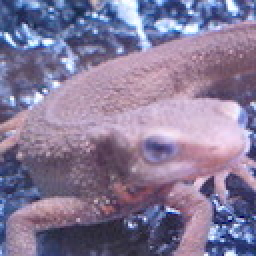
//> input picture assets/imori.jpg, 128 x 128 px (shown 2 times larger)
$ ./automatic_color_equalization_test   (built with g++ and OpenCV 4)
//> lines starting //> are read from the running program, lines starting //| are printed output that depends on the picture
### cpp/advanced/image_enhancement/automatic_color_equalization.hpp
#ifndef AUTOMATIC_COLOR_EQUALIZATION_HPP
#define AUTOMATIC_COLOR_EQUALIZATION_HPP

#include <opencv2/opencv.hpp>

namespace ip101 {
namespace advanced {

/**
 * @brief 自动色彩均衡(ACE)算法实现
 * @param src 输入图像
 * @param dst 输出图像
 * @param alpha 对比度增强参数
 * @param beta 平滑参数
 */
void automatic_color_equalization(const cv::Mat& src, cv::Mat& dst,
                                double alpha = 1.0, double beta = 1.0);

} // namespace advanced
} // namespace ip101

#endif // AUTOMATIC_COLOR_EQUALIZATION_HPP

### cpp/advanced/image_enhancement/automatic_color_equalization.cpp
#include <advanced/enhancement/automatic_color_equalization.hpp>
#include <cmath>
#include <omp.h>

namespace ip101 {
namespace advanced {

void automatic_color_equalization(const cv::Mat& src, cv::Mat& dst,
                                double alpha, double beta) {
    CV_Assert(!src.empty() && src.channels() == 3);

    // 转换到LAB颜色空间
    cv::Mat lab;
    cv::cvtColor(src, lab, cv::COLOR_BGR2Lab);

    // 分离通道
    std::vector<cv::Mat> channels;
    cv::split(lab, channels);

    // 对L通道进行自适应对比度增强
    cv::Mat L = channels[0];
    cv::Scalar mean_L, stddev_L;
    cv::meanStdDev(L, mean_L, stddev_L);

    // 计算自适应增益
    double gain = alpha * (255.0 / (stddev_L[0] + beta));

    // 使用OpenMP加速处理
    #pragma omp parallel for
    for(int i = 0; i < L.rows; i++) {
        for(int j = 0; j < L.cols; j++) {
            uchar& pixel = L.at<uchar>(i, j);
            pixel = cv::saturate_cast<uchar>(
                mean_L[0] + gain * (pixel - mean_L[0]));
        }
    }

    // 合并通道
    channels[0] = L;
    cv::merge(channels, lab);

    // 转换回BGR颜色空间
    cv::cvtColor(lab, dst, cv::COLOR_Lab2BGR);

    // 确保结果在有效范围内
    #pragma omp parallel for
    for(int i = 0; i < dst.rows; i++) {
        for(int j = 0; j < dst.cols; j++) {
            cv::Vec3b& pixel = dst.at<cv::Vec3b>(i, j);
            pixel[0] = cv::saturate_cast<uchar>(pixel[0]);
            pixel[1] = cv::saturate_cast<uchar>(pixel[1]);
            pixel[2] = cv::saturate_cast<uchar>(pixel[2]);
        }
    }
}

} // namespace advanced
} // namespace ip101

### examples/advanced/automatic_color_equalization_test.cpp
#include <opencv2/opencv.hpp>
#include <iostream>
#include <iomanip>
#include <vector>
#include <string>
#include <filesystem>
#include <chrono>

// IP101 头文件
#include "advanced/enhancement/automatic_color_equalization.hpp"

using namespace cv;
using namespace std;

int main(int argc, char* argv[]) {
    cout << "=== Automatic Color Equalization Algorithm Test ===" << endl;

    string image_path = (argc > 1) ? argv[1] : "assets/imori.jpg";
    Mat src = imread(image_path);
//> src is the input picture: 128 rows x 128 cols, CV_8UC3; mean B, G, R 152.8, 121.8, 134.1
    if (src.empty()) {
        cerr << "Error: Cannot load image " << image_path << endl;
        return -1;
    }

    cout << "Input image size: " << src.size() << endl;
//| Input image size: [128 x 128]
    cout << "Input image type: " << src.type() << endl;
//| Input image type: 16

    // 创建输出目录
    filesystem::create_directories("output/automatic_color_equalization");

    // ==================== 基础功能测试 ====================
    cout << "\n--- Basic Functionality Test ---" << endl;

    Mat dst_ace;

    // 测试不同参数组合
    vector<pair<double, double>> param_combinations = {
        {0.5, 0.5},   // 低饱和度，低对比度
        {0.7, 0.7},   // 中等饱和度，中等对比度
        {0.85, 0.85}, // 高饱和度，高对比度
        {1.0, 1.0}    // 极高饱和度，极高对比度
    };

    for (size_t i = 0; i < param_combinations.size(); ++i) {
        double alpha = param_combinations[i].first;
        double beta = param_combinations[i].second;

        cout << "Test parameters - alpha: " << alpha << ", beta: " << beta << endl;

        Mat result;
        ip101::advanced::automatic_color_equalization(src, result, alpha, beta);

        string filename = "output/automatic_color_equalization/result_a" +
                         to_string(int(alpha * 100)) + "_b" + to_string(int(beta * 100)) + ".jpg";
        imwrite(filename, result);

        if (i == 2) { // 保存默认参数的结果
            dst_ace = result.clone();
        }
    }
//> this loop made 4 passes
//> gain in automatic_color_equalization on passes 1 to 4: 2.67, 3.72, 4.5, 5.28
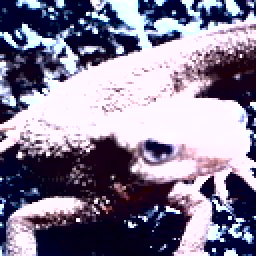
//> dst_ace: 128 rows x 128 cols, CV_8UC3 (shown 2 times larger); mean B, G, R 147.4, 124.5, 132.4

    // ==================== 性能测试 ====================
    cout << "\n--- Performance Test ---" << endl;

    // 测试IP101实现性能
    Mat test_result;
    int iterations = 10;

    auto start_time = chrono::high_resolution_clock::now();
    for (int i = 0; i < iterations; ++i) {
        ip101::advanced::automatic_color_equalization(src, test_result, 0.85, 0.85);
    }
    auto end_time = chrono::high_resolution_clock::now();

    auto duration = chrono::duration_cast<chrono::microseconds>(end_time - start_time);
    double avg_time = duration.count() / (double)iterations;

    cout << "IP101 implementation average processing time: " << fixed << setprecision(2)
         << avg_time / 1000.0 << " ms" << endl;
    cout << "Processing speed: " << fixed << setprecision(2)
         << 1000.0 / avg_time << " FPS" << endl;

    // ==================== 参数效果测试 ====================
    cout << "\n--- Parameter Effect Test ---" << endl;

    // 测试alpha参数的影响
    cout << "Testing alpha parameter effect (beta=0.85):" << endl;
    for (double alpha = 0.1; alpha <= 1.0; alpha += 0.2) {
        Mat alpha_result;
        ip101::advanced::automatic_color_equalization(src, alpha_result, alpha, 0.85);

        string filename = "output/automatic_color_equalization/alpha_" +
                         to_string(int(alpha * 100)) + ".jpg";
        imwrite(filename, alpha_result);

        cout << "  alpha=" << alpha << " - saved" << endl;
    }
//> this loop made 5 passes
//> gain in automatic_color_equalization on passes 1 to 5: 0.53, 1.59, 2.65, 3.71, 4.77
//> pass 1, in automatic_color_equalization (call 15), `cv::cvtColor(lab, dst, cv::COLOR_Lab2BGR);`:
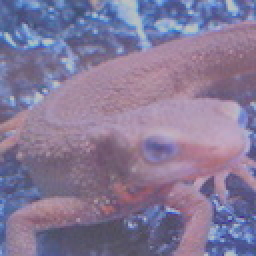
//> dst: 128 rows x 128 cols, CV_8UC3 (shown 2 times larger); mean B, G, R 152, 120.8, 133.3

    // Test the effect of beta parameter
    cout << "Testing beta parameter effect (alpha=0.85):" << endl;
    for (double beta = 0.1; beta <= 1.0; beta += 0.2) {
        Mat beta_result;
        ip101::advanced::automatic_color_equalization(src, beta_result, 0.85, beta);

        string filename = "output/automatic_color_equalization/beta_" +
                         to_string(int(beta * 100)) + ".jpg";
        imwrite(filename, beta_result);

        cout << "  beta=" << beta << " - saved" << endl;
    }
//> this loop made 5 passes
//> gain in automatic_color_equalization on passes 1 to 5: 4.58, 4.56, 4.54, 4.52, 4.5

    // ==================== Special Scenario Test ====================
    cout << "\n--- Special Scenario Test ---" << endl;

    // Create color cast image
    Mat color_cast = src.clone();
    color_cast.convertTo(color_cast, -1, 1.0, 30);
    imwrite("output/automatic_color_equalization/color_cast.jpg", color_cast);

    // Apply automatic color equalization
    Mat color_cast_result;
    ip101::advanced::automatic_color_equalization(color_cast, color_cast_result, 0.85, 0.85);
    imwrite("output/automatic_color_equalization/color_cast_result.jpg", color_cast_result);

    // Create low saturation image
    Mat low_saturation = src.clone();
    cvtColor(low_saturation, low_saturation, COLOR_BGR2HSV);
//> low_saturation: 128 rows x 128 cols, CV_8UC3; mean H, S, V 137.6, 67.6, 156.4
    vector<Mat> hsv_planes;
    split(low_saturation, hsv_planes);
    hsv_planes[1] *= 0.3; // Reduce saturation
    merge(hsv_planes, low_saturation);
//> low_saturation: 128 rows x 128 cols, CV_8UC3; mean H, S, V 137.6, 20.3, 156.4
    cvtColor(low_saturation, low_saturation, COLOR_HSV2BGR);
    imwrite("output/automatic_color_equalization/low_saturation.jpg", low_saturation);

    // Apply automatic color equalization
    Mat low_saturation_result;
    ip101::advanced::automatic_color_equalization(low_saturation, low_saturation_result, 0.85, 0.85);
    imwrite("output/automatic_color_equalization/low_saturation_result.jpg", low_saturation_result);

    // ==================== Quality Assessment ====================
    cout << "\n--- Quality Assessment ---" << endl;

    // Calculate saturation enhancement effect
    Mat hsv_src, hsv_result;
    cvtColor(src, hsv_src, COLOR_BGR2HSV);
    cvtColor(dst_ace, hsv_result, COLOR_BGR2HSV);
//> hsv_result: 128 rows x 128 cols, CV_8UC3; mean H, S, V 136.4, 116, 149.2

    vector<Mat> hsv_planes_src, hsv_planes_result;
    split(hsv_src, hsv_planes_src);
    split(hsv_result, hsv_planes_result);
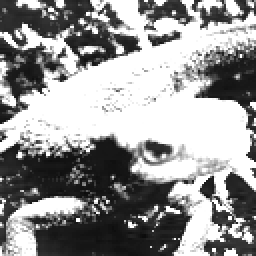
//> hsv_planes_result[2]: 128 rows x 128 cols, CV_8UC1 (shown 2 times larger); min 12, max 255, mean 149.2

    Scalar mean_saturation_src, std_saturation_src, mean_saturation_result, std_saturation_result;
    meanStdDev(hsv_planes_src[1], mean_saturation_src, std_saturation_src);
//> mean_saturation_src = Scalar(67.64); std_saturation_src = Scalar(33.77)
    meanStdDev(hsv_planes_result[1], mean_saturation_result, std_saturation_result);
//> mean_saturation_result = Scalar(116); std_saturation_result = Scalar(108.4)

    cout << "Original - Saturation mean: " << mean_saturation_src[0] << ", Std Dev: " << std_saturation_src[0] << endl;
//| Original - Saturation mean: 67.64, Std Dev: 33.77
    cout << "Processed - Saturation mean: " << mean_saturation_result[0] << ", Std Dev: " << std_saturation_result[0] << endl;
//| Processed - Saturation mean: 116.00, Std Dev: 108.41
    cout << "Saturation enhancement factor: " << mean_saturation_result[0] / mean_saturation_src[0] << endl;
//| Saturation enhancement factor: 1.71

    // Calculate PSNR
    Mat diff;
    absdiff(src, dst_ace, diff);
    diff.convertTo(diff, CV_32F);
//> diff: 128 rows x 128 cols, CV_32FC3
    diff = diff.mul(diff);
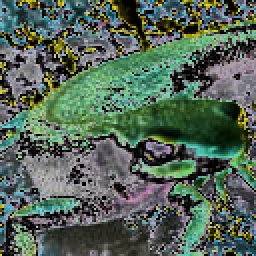
//> diff: 128 rows x 128 cols, CV_32FC3 (shown 2 times larger); mean B, G, R 4138, 4823.2, 3981.7; drawn with min black and max white

    double mse = mean(diff)[0];
//> mse = 4138.4
    double psnr = 10.0 * log10((255.0 * 255.0) / mse);
//> psnr = 11.96
    cout << "PSNR: " << fixed << setprecision(2) << psnr << " dB" << endl;
//| PSNR: 11.96 dB

    // ==================== 直方图分析 ====================
    cout << "\n--- Histogram Analysis ---" << endl;

    // 计算原图和增强后图像的直方图
    vector<Mat> bgr_planes;
    split(src, bgr_planes);
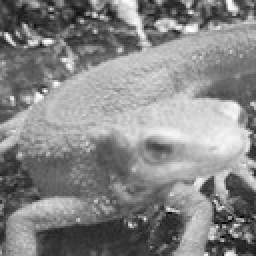
//> bgr_planes[2]: 128 rows x 128 cols, CV_8UC1 (shown 2 times larger); min 0, max 255, mean 134.1

    int histSize = 256;
    float range[] = {0, 256};
    const float* histRange = {range};

    Mat b_hist, g_hist, r_hist;
    calcHist(&bgr_planes[0], 1, 0, Mat(), b_hist, 1, &histSize, &histRange);
//> b_hist = 256 values, max 283 at index 255, min 0 at index 0, mean 64
    calcHist(&bgr_planes[1], 1, 0, Mat(), g_hist, 1, &histSize, &histRange);
//> g_hist = 256 values, max 162 at index 158, min 0 at index 1, mean 64
    calcHist(&bgr_planes[2], 1, 0, Mat(), r_hist, 1, &histSize, &histRange);
//> r_hist = 256 values, max 154 at index 95, min 0 at index 1, mean 64

    // 计算增强后图像的直方图
    vector<Mat> bgr_planes_result;
    split(dst_ace, bgr_planes_result);
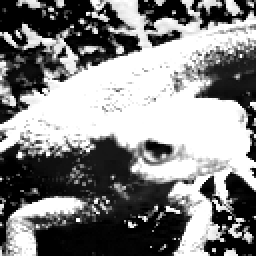
//> bgr_planes_result[2]: 128 rows x 128 cols, CV_8UC1 (shown 2 times larger); min 0, max 255, mean 132.4

    Mat b_hist_result, g_hist_result, r_hist_result;
    calcHist(&bgr_planes_result[0], 1, 0, Mat(), b_hist_result, 1, &histSize, &histRange);
//> b_hist_result = 256 values, max 6105 at index 255, min 0 at index 2, mean 64
    calcHist(&bgr_planes_result[1], 1, 0, Mat(), g_hist_result, 1, &histSize, &histRange);
//> g_hist_result = 256 values, max 5326 at index 0, min 8 at index 116, mean 64
    calcHist(&bgr_planes_result[2], 1, 0, Mat(), r_hist_result, 1, &histSize, &histRange);
//> r_hist_result = 256 values, max 5000 at index 255, min 9 at index 167, mean 64

    // 计算直方图相似度
    double b_similarity = compareHist(b_hist, b_hist_result, HISTCMP_CORREL);
//> b_similarity = 0.201
    double g_similarity = compareHist(g_hist, g_hist_result, HISTCMP_CORREL);
//> g_similarity = -0.143
    double r_similarity = compareHist(r_hist, r_hist_result, HISTCMP_CORREL);
//> r_similarity = -0.189

    cout << "Histogram similarity - B: " << fixed << setprecision(3) << b_similarity
         << ", G: " << g_similarity << ", R: " << r_similarity << endl;
//| Histogram similarity - B: 0.201, G: -0.143, R: -0.189

    // ==================== Lab色彩空间分析 ====================
    cout << "\n--- Lab Color Space Analysis ---" << endl;

    // 转换到Lab色彩空间
    Mat lab_src, lab_result;
    cvtColor(src, lab_src, COLOR_BGR2Lab);
    cvtColor(dst_ace, lab_result, COLOR_BGR2Lab);
//> lab_result: 128 rows x 128 cols, CV_8UC3; mean of channels 0, 1, 2 130.1, 136.1, 116.9

    vector<Mat> lab_planes_src, lab_planes_result;
    split(lab_src, lab_planes_src);
    split(lab_result, lab_planes_result);
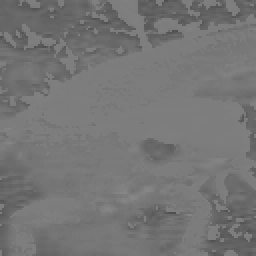
//> lab_planes_result[2]: 128 rows x 128 cols, CV_8UC1 (shown 2 times larger); min 78, max 135, mean 116.9

    // 计算a和b通道的均值
    Scalar mean_a_src, mean_b_src, mean_a_result, mean_b_result;
    meanStdDev(lab_planes_src[1], mean_a_src, Scalar());
//> mean_a_src = Scalar(139.8)
    meanStdDev(lab_planes_src[2], mean_b_src, Scalar());
//> mean_b_src = Scalar(113.1)
    meanStdDev(lab_planes_result[1], mean_a_result, Scalar());
//> mean_a_result = Scalar(136.1)
    meanStdDev(lab_planes_result[2], mean_b_result, Scalar());
//> mean_b_result = Scalar(116.9)

    cout << "Original - a channel mean: " << mean_a_src[0] << ", b channel mean: " << mean_b_src[0] << endl;
//| Original - a channel mean: 139.844, b channel mean: 113.118
    cout << "Processed - a channel mean: " << mean_a_result[0] << ", b channel mean: " << mean_b_result[0] << endl;
//| Processed - a channel mean: 136.135, b channel mean: 116.899

    // ==================== Save Results ====================
    cout << "\n--- Save Results ---" << endl;

    imwrite("output/automatic_color_equalization/original.jpg", src);
    imwrite("output/automatic_color_equalization/result.jpg", dst_ace);

    cout << "All results have been saved to output/automatic_color_equalization/ directory" << endl;
    cout << "Automatic color equalization algorithm test completed!" << endl;

    return 0;
}

$ run again, with assets/1.jpg copied over assets/imori.jpg
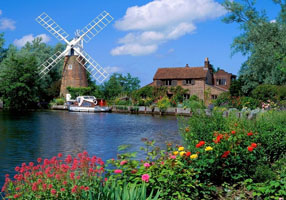
//> input picture assets/1.jpg, 286 x 200 px
//> src is the input picture: 200 rows x 286 cols, CV_8UC3; mean B, G, R 112.6, 108.2, 82.1
//| Input image size: [286 x 200]
//| Input image type: 16
//> the loop `for (size_t i = 0; i < param_combinations.size(); ++i)` made 4 passes
//> gain in automatic_color_equalization on passes 1 to 4: 2.4, 3.35, 4.05, 4.75
//> after the loop `for (size_t i = 0; i < param_combinations.size(); ++i)`:
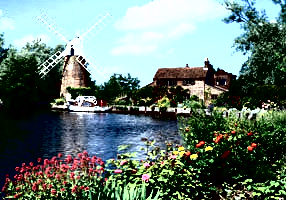
//> dst_ace: 200 rows x 286 cols, CV_8UC3; mean B, G, R 114.8, 122.8, 103.2
//> the loop `for (double alpha = 0.1; alpha <= 1.0; alpha += 0.2)` made 5 passes
//> gain in automatic_color_equalization on passes 1 to 5: 0.477, 1.43, 2.38, 3.34, 4.29
//> the loop `for (double beta = 0.1; beta <= 1.0; beta += 0.2)` made 5 passes
//> gain in automatic_color_equalization on passes 1 to 5: 4.11, 4.09, 4.08, 4.06, 4.05
//> hsv_result: 200 rows x 286 cols, CV_8UC3; mean H, S, V 72.5, 140.6, 132
//> mean_saturation_src = Scalar(125.6); std_saturation_src = Scalar(55.42)
//> mean_saturation_result = Scalar(140.6); std_saturation_result = Scalar(94.84)
//| Original - Saturation mean: 125.58, Std Dev: 55.42
//| Processed - Saturation mean: 140.58, Std Dev: 94.84
//| Saturation enhancement factor: 1.12
//> mse = 1691.8
//> psnr = 15.85
//| PSNR: 15.85 dB
//> b_hist = 256 values, max 1228 at index 0, min 22 at index 187, mean 223.4
//> g_hist = 256 values, max 509 at index 167, min 3 at index 247, mean 223.4
//> r_hist = 256 values, max 851 at index 0, min 5 at index 246, mean 223.4
//> b_hist_result = 256 values, max 16164 at index 255, min 18 at index 254, mean 223.4
//> g_hist_result = 256 values, max 14374 at index 255, min 43 at index 217, mean 223.4
//> r_hist_result = 256 values, max 15834 at index 0, min 45 at index 164, mean 223.4
//> b_similarity = 0.226
//> g_similarity = -0.106
//> r_similarity = 0.191
//| Histogram similarity - B: 0.226, G: -0.106, R: 0.191
//> lab_result: 200 rows x 286 cols, CV_8UC3; mean of channels 0, 1, 2 121.4, 121, 130.3
//> `split(lab_result, lab_planes_result);`:
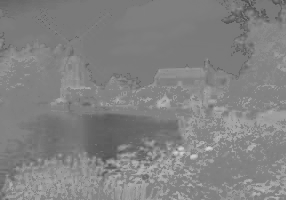
//> lab_planes_result[2]: 200 rows x 286 cols, CV_8UC1; min 76, max 213, mean 130.3
//> mean_a_src = Scalar(122.5)
//> mean_b_src = Scalar(124.3)
//> mean_a_result = Scalar(121)
//> mean_b_result = Scalar(130.3)
//| Original - a channel mean: 122.550, b channel mean: 124.295
//| Processed - a channel mean: 120.983, b channel mean: 130.275

$ run again, with assets/3.jpg copied over assets/imori.jpg
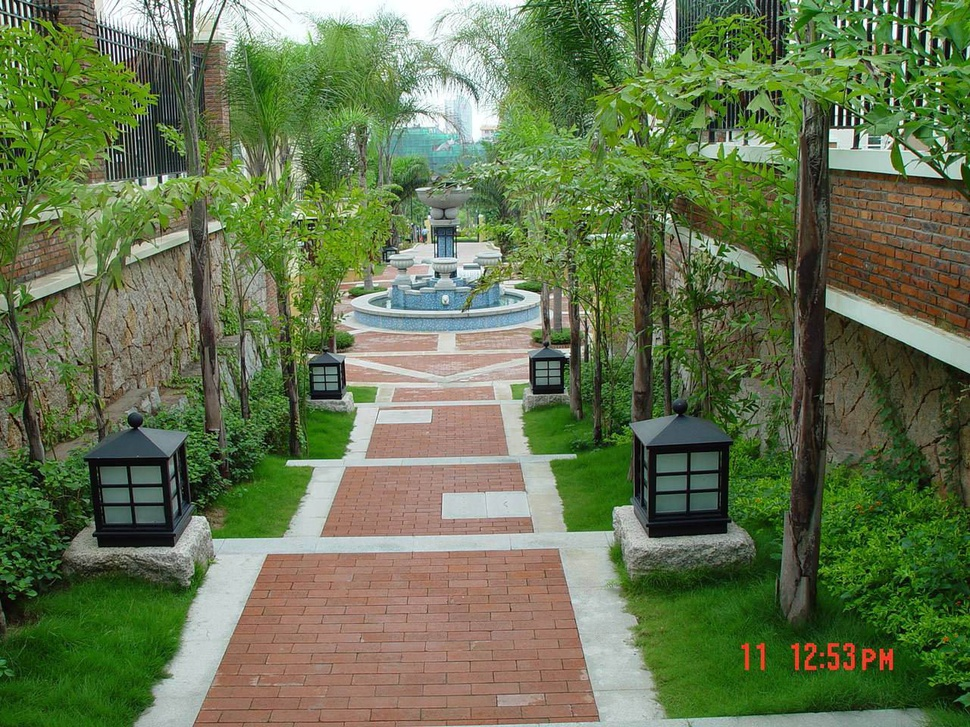
//> input picture assets/3.jpg, 970 x 727 px, shrunk from 1280 x 960 before the run
//> src is the input picture: 727 rows x 970 cols, CV_8UC3; mean B, G, R 79.4, 116.8, 101.5
//| Input image size: [970 x 727]
//| Input image type: 16
//> the loop `for (size_t i = 0; i < param_combinations.size(); ++i)` made 4 passes
//> gain in automatic_color_equalization on passes 1 to 4: 2.42, 3.38, 4.09, 4.8
//> after the loop `for (size_t i = 0; i < param_combinations.size(); ++i)`:
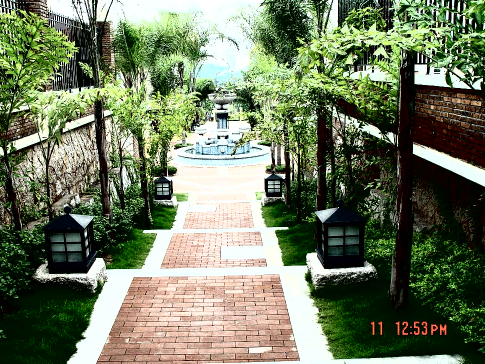
//> dst_ace: 727 rows x 970 cols, CV_8UC3 (shown at 1/2 size); mean B, G, R 95.8, 122.8, 112.3
//> the loop `for (double alpha = 0.1; alpha <= 1.0; alpha += 0.2)` made 5 passes
//> gain in automatic_color_equalization on passes 1 to 5: 0.481, 1.44, 2.41, 3.37, 4.33
//> the loop `for (double beta = 0.1; beta <= 1.0; beta += 0.2)` made 5 passes
//> gain in automatic_color_equalization on passes 1 to 5: 4.15, 4.13, 4.12, 4.1, 4.09
//> low_saturation: 727 rows x 970 cols, CV_8UC3; mean H, S, V 45.4, 111.4, 123
//> `split(low_saturation, hsv_planes);`:
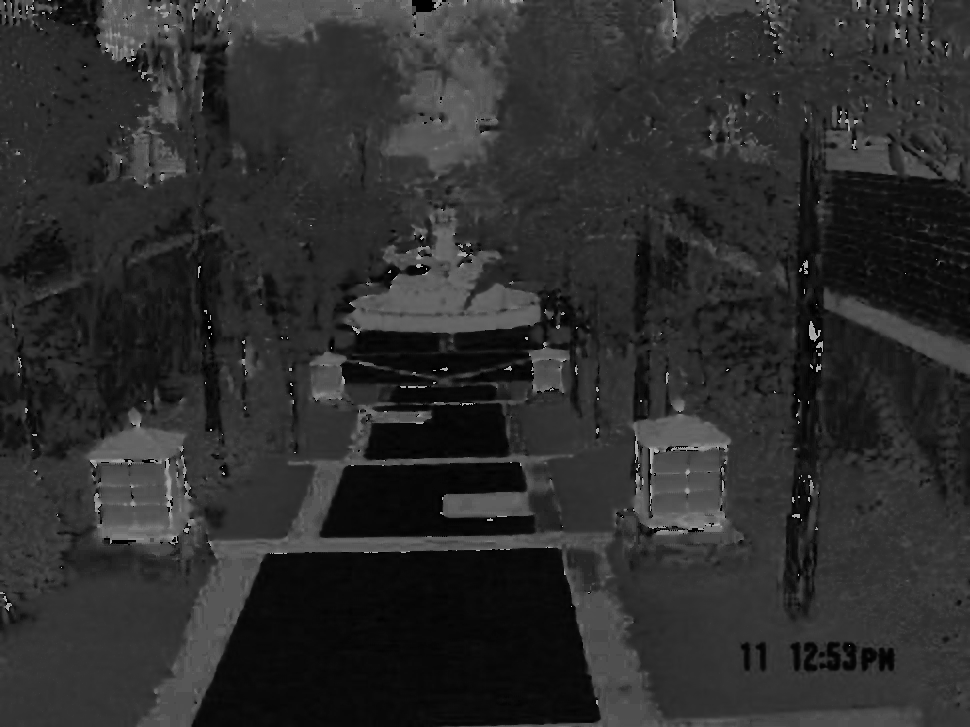
//> hsv_planes[0]: 727 rows x 970 cols, CV_8UC1; min 0, max 179, mean 45.4
//> mean_saturation_src = Scalar(111.4); std_saturation_src = Scalar(70.92)
//> mean_saturation_result = Scalar(142.1); std_saturation_result = Scalar(101.3)
//| Original - Saturation mean: 111.40, Std Dev: 70.92
//| Processed - Saturation mean: 142.06, Std Dev: 101.31
//| Saturation enhancement factor: 1.28
//> mse = 2808.4
//> psnr = 13.65
//| PSNR: 13.65 dB
//> b_hist = 256 values, max 16347 at index 0, min 315 at index 230, mean 2754.6
//> g_hist = 256 values, max 6989 at index 121, min 37 at index 0, mean 2754.6
//> r_hist = 256 values, max 4621 at index 68, min 175 at index 255, mean 2754.6
//> b_hist_result = 256 values, max 263252 at index 0, min 181 at index 252, mean 2754.6
//> g_hist_result = 256 values, max 146485 at index 255, min 779 at index 243, mean 2754.6
//> r_hist_result = 256 values, max 185071 at index 0, min 872 at index 151, mean 2754.6
//> b_similarity = 0.396
//> g_similarity = -0.0995
//> r_similarity = -0.12
//| Histogram similarity - B: 0.396, G: -0.100, R: -0.120
//> mean_a_src = Scalar(116.2)
//> mean_b_src = Scalar(146.7)
//> mean_a_result = Scalar(120.1)
//> mean_b_result = Scalar(140.7)
//| Original - a channel mean: 116.245, b channel mean: 146.721
//| Processed - a channel mean: 120.129, b channel mean: 140.657
